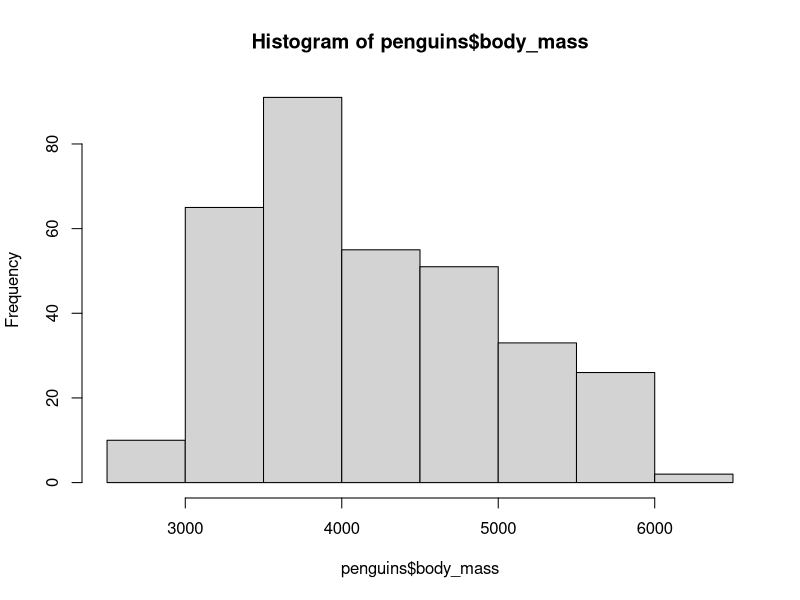
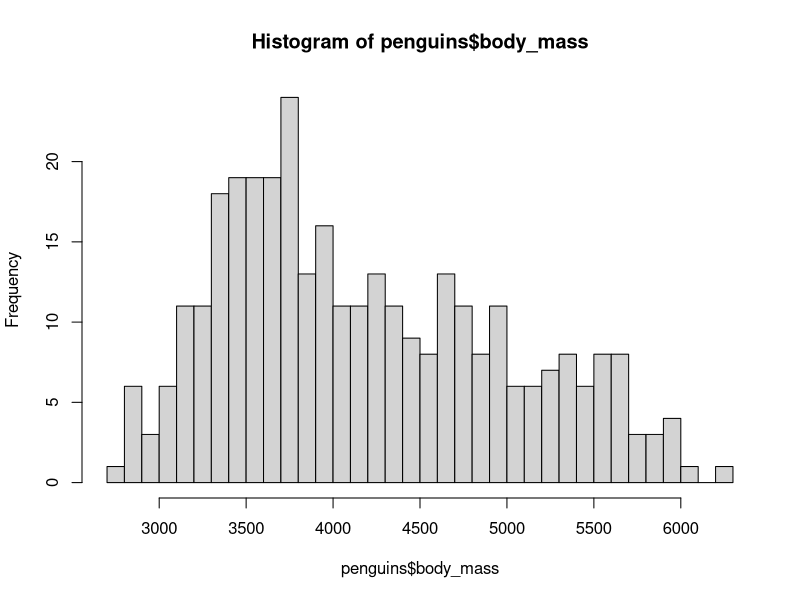
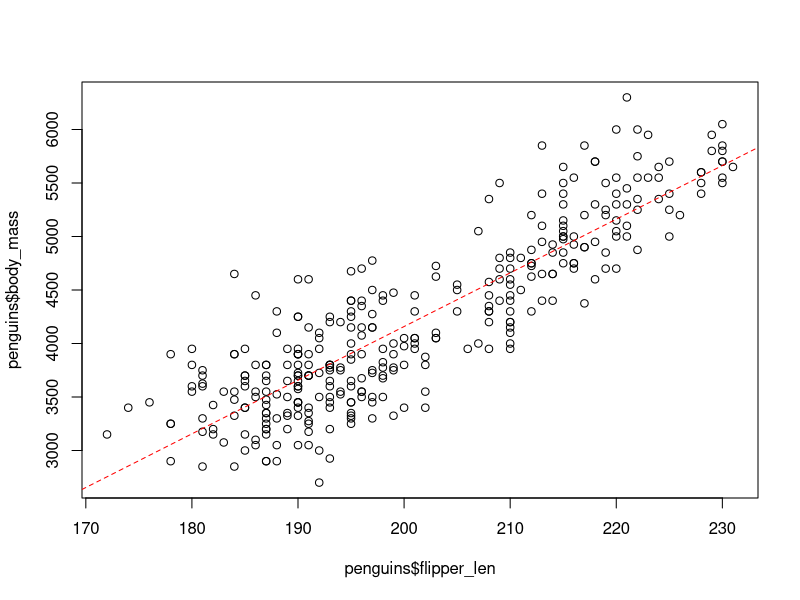
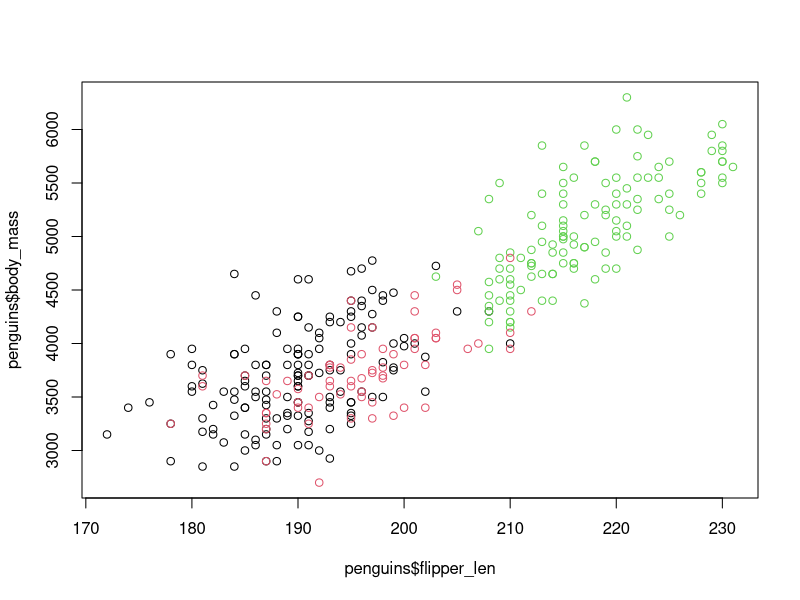
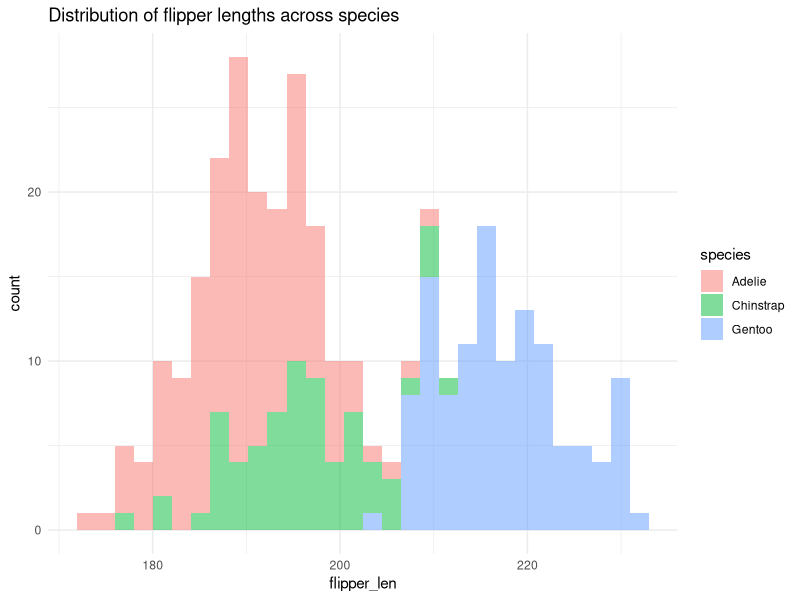
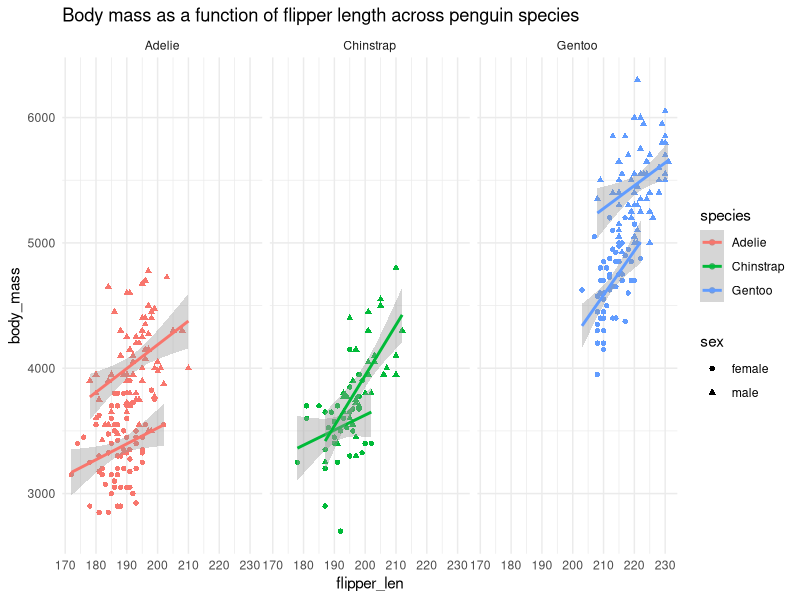
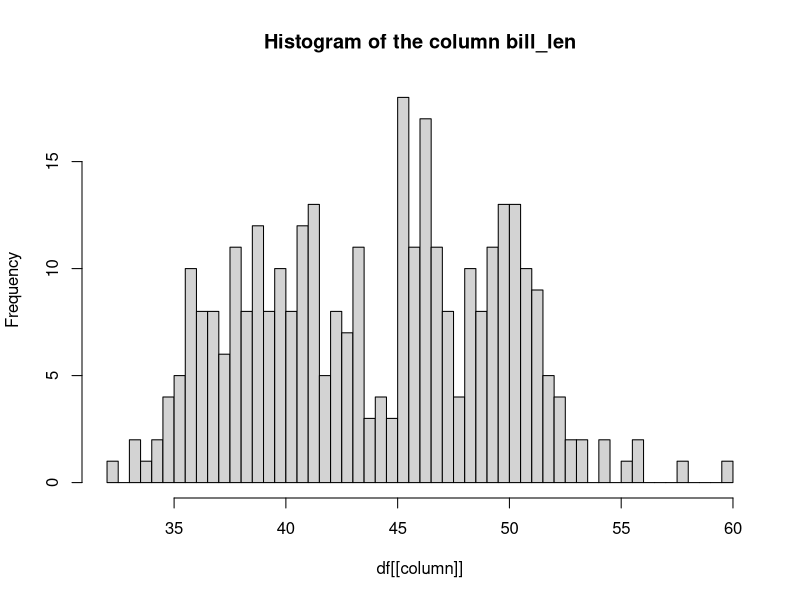
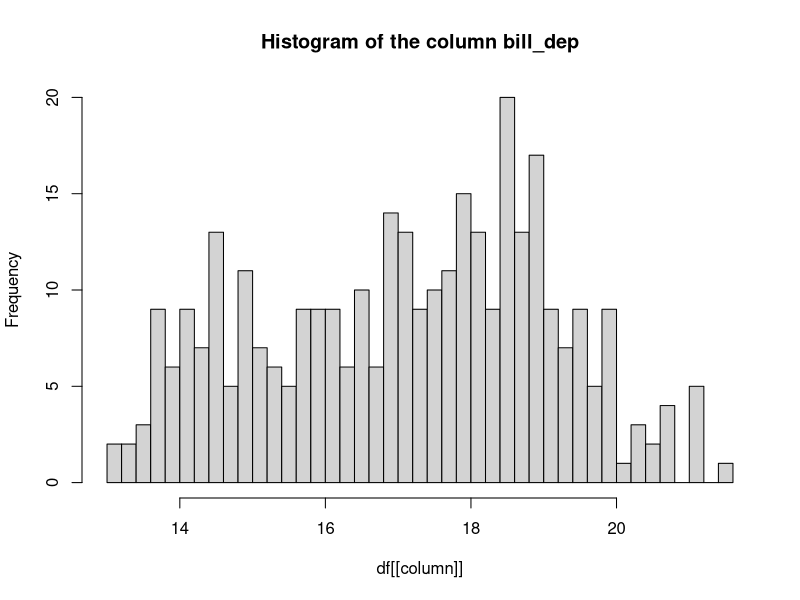

Generate these figures, in order, with R: (Note: this script raises an error after producing the figures.)
## ---- chunk 1
w1 <- 3.14
x1 <- 42
y1 <- "hello"
z1 <- TRUE
## ---- chunk 2
w1
x1
y1
z1
## ---- chunk 3
typeof(w1)
typeof(x1)
typeof(y1)
typeof(z1)
## ---- chunk 4
is.numeric(w1)
is.integer(w1)

is.numeric(x1)
is.integer(x1)

is.character(y1)

is.logical(z1)
is.numeric(z1)
is.integer(z1)
## ---- chunk 5
w2 <- c(1.0, 2.72, 3.14)
x2 <- c(1, 13, 42)
y2 <- c("hello", "folks", "!")
z2 <- c(TRUE, FALSE)
## ---- chunk 6
typeof(w2)
typeof(x2)
typeof(y2)
typeof(z2)
## ---- chunk 7
is.vector(w2)
is.vector(x2)
is.vector(y2)
is.vector(z2)
## ---- chunk 8
is.vector(42)
## ---- chunk 9
1
## ---- chunk 10
c(1)
## ---- chunk 11
mixed_vector <- c(1, "42", "hello")
mixed_vector
## ---- chunk 12
typeof(mixed_vector)
## ---- chunk 13
v1 <- c(1, "42", "hello")
v1
typeof(v1)

v2 <- c(1, 42.13, 123)
v2
typeof(v2)

v3 <- c(1, 42, TRUE)
v3
typeof(v3)

v4 <- c(1.12, 42.13, FALSE)
v4
typeof(v4)

v5 <- c(42.13, "hello")
v5
typeof(v5)

v6 <- c(TRUE, "hello")
v6
typeof(v6)
## ---- chunk 14
# 1
1:20
# another option is this ("give me sequence of the length N)
seq_len(20)

# 2
seq(from = 1, to = 20)

# 3
seq(from = 20, to = 1)

# 4
seq(1, 20, by = 2)
## ---- chunk 15
v <- c(1, "42", "hello", 3.1416)
## ---- chunk 16
seq_along(v)
## ---- chunk 17
w3 <- list(1.0, "2.72", 3.14)
x3 <- list(1, 13, 42, "billion")
y3 <- list("hello", "folks", "!", 123, "wow a number follows again", 42)
z3 <- list(TRUE, FALSE, 13, "string")
## ---- chunk 18
y3
## ---- chunk 19
typeof(y3)
## ---- chunk 20
str(y3)
## ---- chunk 21
is.list(w3)
## ---- chunk 22
w3
## ---- chunk 23
is.vector(w3)
## ---- chunk 24
is.list(w3)
## ---- chunk 25
w2
## ---- chunk 26
is.list(w2)
## ---- chunk 27
weird_list <- list(
  1,
  "two",
  list(
    "three",
    4,
    list(5, "six", 7)
  )
)
## ---- chunk 28
weird_list
## ---- chunk 29
A <- c(TRUE, FALSE, TRUE)
B <- c(FALSE, FALSE, TRUE)
## ---- chunk 30
A & B
A | B
!A
!B
## ---- chunk 31
A
all(A)
any(A)
## ---- chunk 32
coverage <- c(15.09, 48.85, 36.5, 1.12, 16.65, 0.79, 16.9, 46.09, 12.76, 11.51)
origin <- c("mod", "mod", "mod", "anc", "mod", "anc", "mod", "mod", "mod", "mod")
## ---- chunk 33
is_high <- coverage > 5
is_high
## ---- chunk 34
is_modern <- origin == "modern"
is_modern
## ---- chunk 35
is_high == is_modern
## ---- chunk 36
all(is_high == is_modern)
## ---- chunk 37
all(coverage > 5 & origin == "modern")
## ---- chunk 38
v <- c("hi", "folks", "what's", "up", "folks")
## ---- chunk 39
v[5]
## ---- chunk 40
v[c(1, 5)]
## ---- chunk 41
v[10]
## ---- chunk 42
index <- c(TRUE, FALSE, TRUE, TRUE, FALSE)
v[index]
## ---- chunk 43
index <- v == "up"
## ---- chunk 44
index
## ---- chunk 45
index <- v == "folks"
index
## ---- chunk 46
sum(index)
## ---- chunk 47
v[index]
## ---- chunk 48
v <- c("hi", "folks", "what's", "up", "folks", "I", "hope", "you",
       "aren't", "(too)", "bored")
## ---- chunk 49
v %in% c("folks", "up", "bored")
## ---- chunk 50
values <- c("hope", "(too)", "blah blah")
## ---- chunk 51
values %in% v
## ---- chunk 52
l <- list("hello", "folks", "!", 123, "wow a number follows again", 42)
l
## ---- chunk 53
l[c(2, 4)]
## ---- chunk 54
v <- c("hello", "folks", "!", NA, "wow another NAs are coming", NA, NA, "42")

v
## ---- chunk 55
is.na(v)
## ---- chunk 56
!is.na(v)
## ---- chunk 57
v[!is.na(v)]
## ---- chunk 58
l[4]

mode(l[4])
## ---- chunk 59
l[[4]]

mode(l[[4]])
## ---- chunk 60
weird_list <- list(
  1,
  "two",
  list(
    "three",
    4,
    list(
      5, "six",
      list("seven", 8)
    )
  )
)
## ---- chunk 61
weird_list[[1]]
## ---- chunk 62
weird_list[1]

mode(weird_list[1])
## ---- chunk 63
weird_list[[3]]
## ---- chunk 64
weird_list[[3]][[2]]
## ---- chunk 65
weird_list[[3]]
## ---- chunk 66
weird_list[[3]][[3]]
## ---- chunk 67
weird_list[[3]][[3]][[3]]
## ---- chunk 68
weird_list[[3]][[3]][[3]][[2]]
## ---- chunk 69
v <- c(1, 2, 3, 4, 5)
v

l <- list(1, 2, 3, 4, 5)
l
## ---- chunk 70
v[c(1, 3, 5)]
l[c(1, 3)]
## ---- chunk 71
v <- c(one = 1, two = 2, three = 3, four = 4, five = 5)
v

l <- list(one = 1, two = 2, three = 3, four = 4, five = 5)
l
## ---- chunk 72
l[["three"]]

l[c("two", "five")]
## ---- chunk 73
weird_list <- list(
  1,
  "two",
  nested1 = list(
    "three",
    4,
    nested2 = list(
      5, "six",
      nested3 = list("seven", 8)
    )
  )
)
## ---- chunk 74
weird_list[[3]][[3]][[3]][[2]]
## ---- chunk 75
weird_list[["nested1"]][["nested2"]][["nested3"]][[2]]
## ---- chunk 76
v <- c("hi", "folks", "what's", "up", "folks")
## ---- chunk 77
v[-1]
## ---- chunk 78
v[-(1:5)]
## ---- chunk 79
v[-length(v)]
## ---- chunk 80
# this gives us the index of the first and last element
c(1, length(v))

# then we can prefix this with the minus sign to remove them
v[-c(1, length(v))]
## ---- chunk 81
df <- data.frame(
  v = c("one", "two", "three", "four", "five"),
  w = c(1.0, 2.72, 3.14, 1000.1, 1e6),
  x = c(1, 13, 42, NA, NA),
  y = c("folks", "hello", "from", "data frame", "!"),
  z = c(TRUE, FALSE, FALSE, TRUE, TRUE)
)

df
## ---- chunk 82
is.list(df)
## ---- chunk 83
df
## ---- chunk 84
unclass(df)
## ---- chunk 85
df$z
## ---- chunk 86
df["z"]
## ---- chunk 87
df[["w"]]
## ---- chunk 88
df_list <- as.list(df)
df_list
## ---- chunk 89
df_list$v
df_list["v"]
df_list[["v"]]
## ---- chunk 90
df
## ---- chunk 91
df[1:3]
## ---- chunk 92
df[1:3, ]
## ---- chunk 93
df[c(1, 4), c("x", "z")]
## ---- chunk 94
row_indices <- 1:3

df[row_indices, ]
## ---- chunk 95
row_indices <- c(1, 4)
col_indices <- c("x", "z")

df[row_indices, col_indices]
## ---- chunk 96
# this is what the column (vector, really) contains
df$y
## ---- chunk 97
# this is how we can find out, which element(s) of the vector match
df$y == "hello"
## ---- chunk 98
# let's save the result to a new variable
row_indices <- df$y == "hello"
row_indices
## ---- chunk 99
df[row_indices, ]
## ---- chunk 100
df[row_indices, c("v", "y", "z")]
## ---- chunk 101
row_indices <- df$w < 1000
row_indices

df[row_indices, ]
## ---- chunk 102
df[df$w < 1000, ]
## ---- chunk 103
!is.na(df$x)
## ---- chunk 104
df[!is.na(df$x), ]
## ---- chunk 105
df["new_col"] <- paste(df$v, df$y)

# new column appears!
df
## ---- chunk 106
df$new_col <- NULL

# and the column is gone
df
## ---- chunk 107
#| echo: false
weird_df <- data.frame(
  `v with spaces` = c("one", "two", "three", "four", "five"),
  w = c(1.0, 2.72, 3.14, 1000.1, 1e6),
  `y with % sign` = c("folks", "hello", "from", "data frame", "!")
)
names(weird_df) <- c("v with spaces", "w", "y with % sign")
## ---- chunk 108
weird_df
## ---- chunk 109
weird_df["v with spaces"]

weird_df[["y with % sign"]]
## ---- chunk 110
weird_df$`y with % sign`
## ---- chunk 111
df1 <- data.frame(
  w = c(1.0, 2.72, 3.14),
  x = c(1, 13, 42),
  y = c("hello", "folks", "!"),
  z = c(TRUE, FALSE, FALSE)
)

df1
## ---- chunk 112
str(df1)
## ---- chunk 113
df2 <- data.frame(
  w = c(1.0, 2.72, 3.14),
  x = c(1, "13", 42),
  y = c("hello", "folks", "!"),
  z = c(TRUE, FALSE, FALSE)
)

df2
## ---- chunk 114
str(df2)
## ---- chunk 115
vec <- c(0.32, 0.78, 0.68, 0.28, 1.96, 0.21, 0.07, 1.01, 0.06, 0.74,
         0.37, 0.6, 0.08, 1.81, 0.65, 1.23, 1.28, 0.11, 1.74,  1.68)
## ---- chunk 116
min(vec)

# first quartile (a value which is higher than the bottom 25% of the data)
quantile(vec, probs = 0.25)

median(vec)

mean(vec)

# third quartile (a value which is higher than the bottom 75% of the data)
quantile(vec, probs = 0.75)

max(vec)
## ---- chunk 117
my_summary <- function(values) {
  a <- min(vec)
  b <- quantile(vec, probs = 0.25)
  c <- median(vec)
  d <- mean(vec)
  e <- quantile(vec, probs = 0.75)
  f <- max(vec)
  
  result <- list(min = a, quartile_1 = b, median = c, mean = d, quartile_3 = e, max = f)
  
  return(result)
}
## ---- chunk 118
my_summary <- function(values) {
  result <- list(
    min = min(vec),
    quartile_1 = quantile(vec, probs = 0.25),
    median = median(vec),
    mean = mean(vec),
    quartile_3 = quantile(vec, probs = 0.75),
    max = max(vec)
  )
  
  return(result)
}
## ---- chunk 119
vec1 <- runif(10)
vec2 <- runif(10)
vec3 <- runif(10)
## ---- chunk 120
my_summary(vec1)
my_summary(vec2)
my_summary(vec3)
## ---- chunk 121
summary(vec1)
summary(vec2)
summary(vec3)
## ---- chunk 122
head(penguins)
## ---- chunk 123
#| echo: false
penguins <- penguins[!is.na(penguins$sex), ]
## ---- chunk 124
hist(penguins$body_mass)
## ---- chunk 125
hist(penguins$body_mass, breaks = 50)
## ---- chunk 126
plot(penguins$flipper_len, penguins$body_mass)

# we can also overlay a linear fit (first computed with the `lm()` function,
# then visualized as a red dashed line)
lm_fit <- lm(body_mass ~ flipper_len, data = penguins)
abline(lm_fit, col = "red", lty = 2)
## ---- chunk 127
plot(penguins$flipper_len, penguins$body_mass, col = penguins$species)
## ---- chunk 128
library(ggplot2)
library(dplyr)
## ---- chunk 129
ggplot(penguins) +
  geom_histogram(aes(flipper_len, fill = species), alpha = 0.5) +
  theme_minimal() +
  ggtitle("Distribution of flipper lengths across species")
## ---- chunk 130
ggplot(penguins, aes(flipper_len, body_mass, shape = sex, color = species)) +
  geom_point() +
  geom_smooth(method = "lm") +
  facet_wrap(~ species) +
  theme_minimal() +
  ggtitle("Body mass as a function of flipper length across penguin species")
## ---- chunk 131
penguin_hist <- function(df, column, breaks) {
  # ... put your hist() code here
}
## ---- chunk 132
penguin_hist <- function(df, column, breaks) {
  title <- paste("Histogram of the column", column)
  hist(df[[column]], breaks = breaks, main = title)
}
## ---- chunk 133
penguin_hist(penguins, "bill_len", breaks = 50)
## ---- chunk 134
penguin_hist(penguins, "bill_dep", breaks = 50)
## ---- chunk 135
penguin_hist(penguins, "flipper_len", breaks = 50)
## ---- chunk 136
penguin_hist(penguins, "body_mass", breaks = 50)
## ---- chunk 137
penguin_hist <- function(df, column, breaks) {
  if (breaks < 1) {
    stop("Incorrect breaks argument given!", call. = FALSE) # call. = FALSE makes errors less verbose
  }

  title <- paste("Histogram of the column", column)
  hist(df[[column]], breaks = breaks, main = title)
}
## ---- chunk 138
#| error: true
penguin_hist(df, "bill_len", breaks = -123)
## ---- chunk 139
input_list <- list("hello", "this", 123, "is", "a mixed", 42, "list")

result_list <- lapply(input_list, is.numeric)

result_list
## ---- chunk 140
input_vector <- c(23, 11, 8, 36, 47, 6, 66, 94, 20, 2)

is_even <- function(x) {
  x %% 2 == 0 # this answers the question "does x divided by 2 give 0?")
}
## ---- chunk 141
is_even(2)
is_even(7)
is_even(10)
is_even(11)
## ---- chunk 142
result <- sapply(input_vector, is_even)
result
## ---- chunk 143
even_numbers <- sapply(input_vector, is_even)
even_numbers
## ---- chunk 144
odd_numbers <- !even_numbers
odd_numbers
## ---- chunk 145
input_vector[odd_numbers]
## ---- chunk 146
input_vector %% 2 != 0
## ---- chunk 147
input_vector[input_vector %% 2 != 0]
## ---- chunk 148
# "input" vector of x values
xs <- c(1, 2, 3, 4, 5, 6, 7, 8, 9, 10)

# take each x out of all given xs in sequence...
for (x in xs) {
  # ... and print it out on a new line
  cat("The square of", x, "is", x^2, "\n")
}
## ---- chunk 149
# create an empty PDF file
pdf("penguins_hist.pdf")

# let's define our variables of interest (columns of a data frame)
variables <- c("bill_len", "bill_dep", "flipper_len", "body_mass")

# let's now "loop over" each of those variables
for (var in variables) {
  cat("Plotting variable", var, "...\n")
  # ... here is where you should put your call to `penguin_hist()` like
  #     you did above manually ...
}

dev.off() # this closes the PDF
## ---- chunk 150
pdf("penguins_hist.pdf")

variables <- c("bill_len", "bill_dep", "flipper_len", "body_mass")
for (var in variables) {
  penguin_hist(penguins, var, 100)  
}

dev.off()
## ---- chunk 151
#|echo: false
unlink("penguins_hist.pdf")
